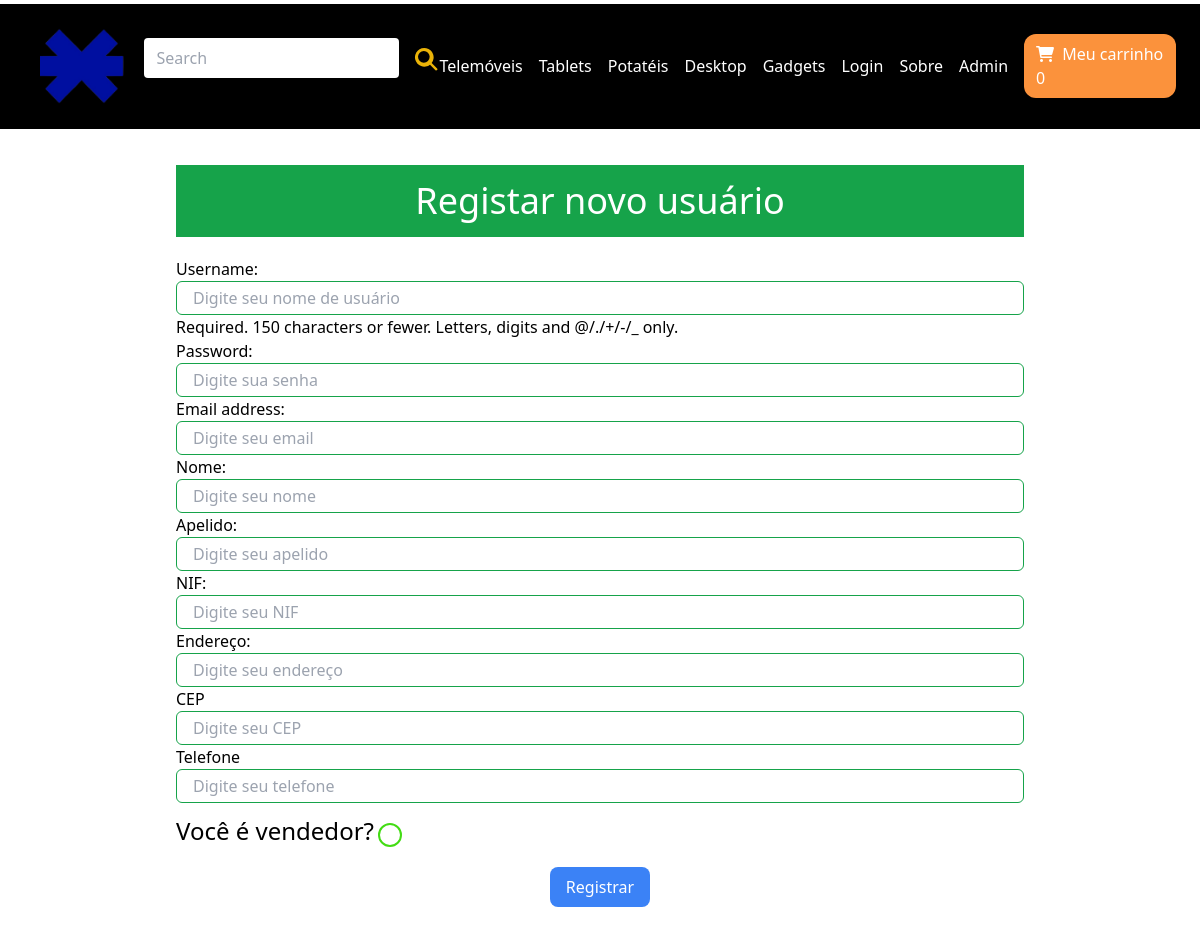
Screenshot of /register/ with the database file from the repository.
### shop/models.py (models this page shows, shortened)
class Category(models.Model):
    title = models.CharField(max_length=50)
    slug = models.SlugField(max_length=50)
    class Meta:
        verbose_name_plural = 'Categories'

### userprofile/views.py (the view)
# urls.py: path('register/', views.register, name='register'),
def register(request):
    if request.method == 'POST':
        user_form = UserForm(request.POST)
        profile_form = UserProfileForm(request.POST)
        if user_form.is_valid() and profile_form.is_valid():
            user = user_form.save(commit=False)
            user.set_password(user_form.cleaned_data['password'])
            user.save()
            profile = profile_form.save(commit=False)
            profile.user = user
            profile.save()
            login(request, user)
            return redirect('frontpage')
    else:
        user_form = UserForm()
        profile_form = UserProfileForm()
    return render(request, 'userprofile/register.html', {'user_form': user_form, 'profile_form': profile_form})

### userprofile/forms.py
class UserForm(forms.ModelForm):
    class Meta:
        model = User
        fields = ['username', 'password', 'email']
        widgets = {
            'username': forms.TextInput(attrs={
                'class': 'w-full p-4 border border-green-600 rounded-md h-8',
                'placeholder': 'Digite seu nome de usuário',
            }),
            'password': forms.PasswordInput(attrs={
                'class': 'w-full p-4 border border-green-600 rounded-md h-8',
                'placeholder': 'Digite sua senha',
            }),
            'email': forms.EmailInput(attrs={
                'class': 'w-full p-4 border border-green-600 rounded-md h-8',
                'placeholder': 'Digite seu email',
            }),
        }

### shop/cart.py (called while the page is built)
    def __len__(self):
        return sum(item['quantity'] for item in self.cart.values())

### shop/context_processors.py (called while the page is built)
def cart(request):
    return {'cart': Cart(request)}

### shop/templatetags/menu.py (called while the page is built)
@register.inclusion_tag('core/menu.html')
def menu():
    categories = Category.objects.all()
    return {'categories': categories, }

### userprofile/templates/userprofile/register.html (shortened to what this page needs)
{% extends 'core/base.html' %}
{% block content %}
    <div class="cadastro">
        <h1 class="text-4xl text-white text-center py-4 mb-5 mt-5 bg-green-600">Registar novo usuário</h1>
    </div>
    <div class="container">
        <form method="post">
            {{ user_form.as_p }}
            <p>Nome:</p>
            {{ profile_form.nome }}
            <p>Apelido:</p>
            {{ profile_form.apelido }}
            <p>NIF:</p>
            {{ profile_form.Nif }}
            <p>Endereço:</p>
            {{ profile_form.endereco }}
            <p>CEP</p>
            {{ profile_form.cep }}
            <p>Telefone</p>
            {{ profile_form.telefone }}
           <div class="mt-3 mb-3 ">
               <p class=" text-2xl" style="display: inline-block;">Você é vendedor?</p>
               {{ profile_form.is_vendor }}
           </div>
            <button type="submit" class="bg-blue-500 hover:bg-green-500 text-white rounded-lg px-4 py-2 mx-auto block mt-5">
                Registrar
            </button>
        </form>
    </div>
{% endblock %}

### core/templates/core/menu.html
{% for category in categories %}
 <a href="{% url 'category_details' category.slug %}" class=" text-2xs text-white">{{category.title}}</a>
{% endfor %}
<a href="{% url 'login' %}" class=" text-2xs text-white">Login</a>
<a href="{% url 'about' %}" class=" text-2xs text-white">Sobre</a>
<a href="http://127.0.0.1:8000/admin/" class=" text-2xs text-white">Admin</a>

### userprofile/templates/userprofile/register.html (style rules this page uses)
input[type="checkbox"] { -webkit-appearance: none; -moz-appearance: none; appearance: none; width: 24px; height: 24px; border: 2px solid #43dc14; border-radius: 50%; outline: none; cursor: pointer; vertical-align: middle; position: relative; }
input[type="checkbox"]:before { content: ""; position: absolute; top: 50%; left: 50%; transform: translate(-50%, -50%); width: 12px; height: 12px; border-radius: 50%; background-color: white; display: none; }

### rows the page displays
Category: title "Telemóveis"
Category: title "Tablets"
Category: title "Potatéis"
Category: title "Desktop"
Category: title "Gadgets"

### other values shown
{{ cart|length }} "0"
